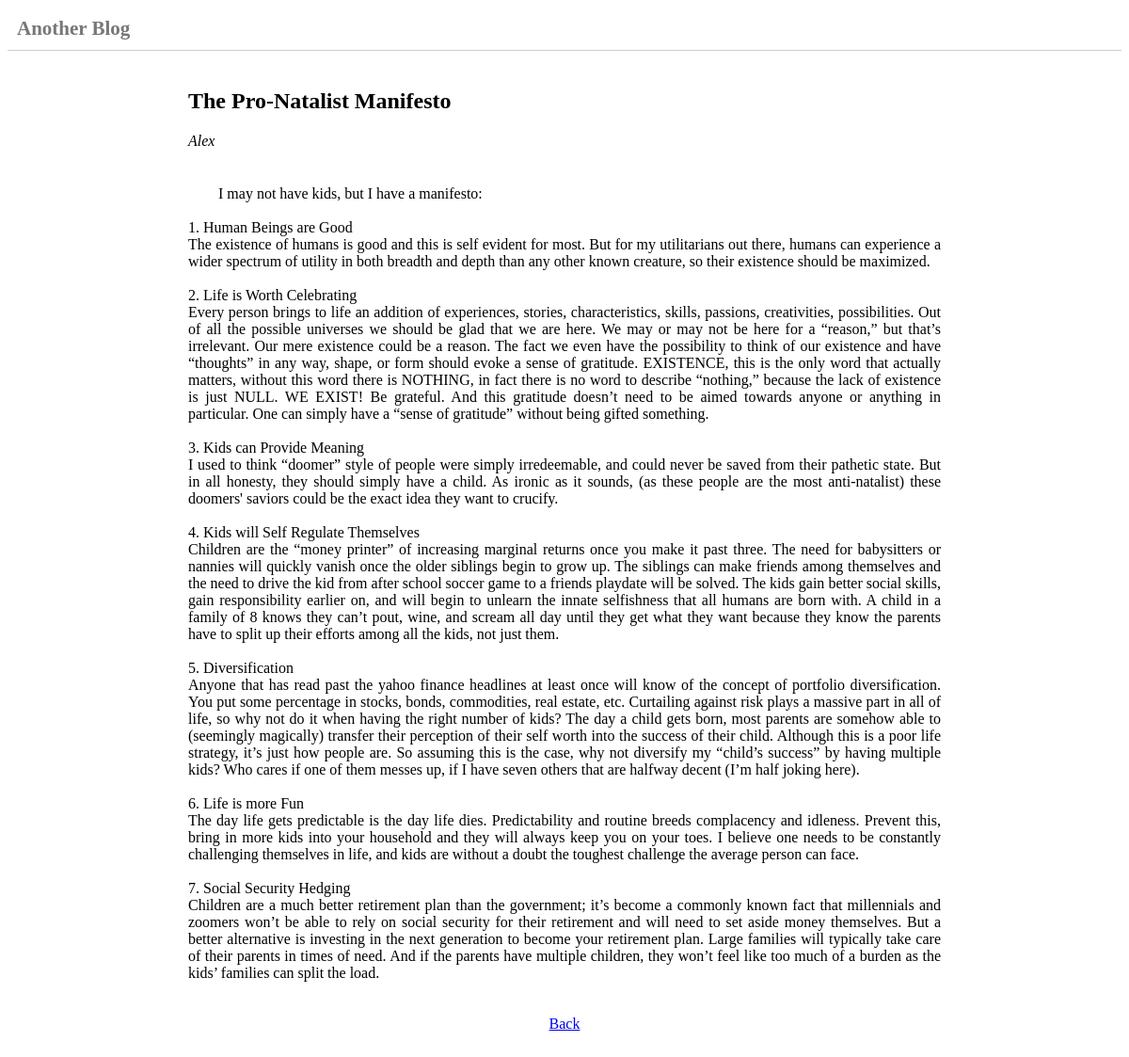
/post/1, run on the app's committed database.
### app.py (models this page shows)
class BlogPost(db.Model):
    id = db.Column("id", db.Integer, primary_key=True)
    title = db.Column("title", db.String(100))
    author = db.Column("Number of Posts", db.Integer)
    content = db.Column(db.Text, nullable=False)

### app.py (the view)
@app.route('/post/<int:post_id>')
def post(post_id):
    post = BlogPost.query.get_or_404(post_id)
    return render_template('post.html', post=post)

### templates/post.html (shortened to what this page needs)
{% extends 'base.html' %}
{% block content %}
  <div class="blog-post">
    <h2 class="post-title">{{ post.title }}</h2>
    <p class="post-author">{{ post.author }}</p>
    <div class="post-content" style="white-space: pre-wrap;">
        {{ post.content }}
    </div>
    <a href="/">Back</a>
</div>
{% endblock %}

### templates/base.html (shortened to what this page needs)
<!doctype html>
<link rel="stylesheet" href="{{ url_for('static', filename='blog.css') }}">
<body>
  <header class="site-header">
    <h1>Another Blog</h1>
  </header>
</body>
<section class="content">
  {% block content %}{% endblock %}
</section>

### static/blog.css (style rules this page uses)
.blog-post { text-align: center; max-width: 800px; margin: auto; padding: 20px; }
.post-title { text-align: left; }
.post-author { text-align: left; font-style: italic; margin-bottom: 20px; }
.post-content { text-align: justify; }
.site-header { text-align: left; padding: 10px; border-bottom: 1px solid #ccc; }
.site-header h1 { margin: 0; font-size: 21px; color: #777 }

### data on the page
BlogPost: title "The Pro-Natalist Manifesto", author "Alex", content "I may not have kids, but I have a manifesto: 1. Human Beings are Good The existence of humans is good and this is self evident for most. But for my utilitarians out there, humans can experience a wider spectrum of utility in both breadth and depth than any other known creature, so their existence should be maximized. 2. Life is Worth Celebrating Every person brings to life an addition of experiences, stories, characteristics, skills, passions, creativities, possibilities. Out of all the possible universes we should be glad that we are here. We may or may not be here for a “reason,” but that’s irrelevant. Our mere existence could be a reason. The fact we even have the possibility to think of…"
